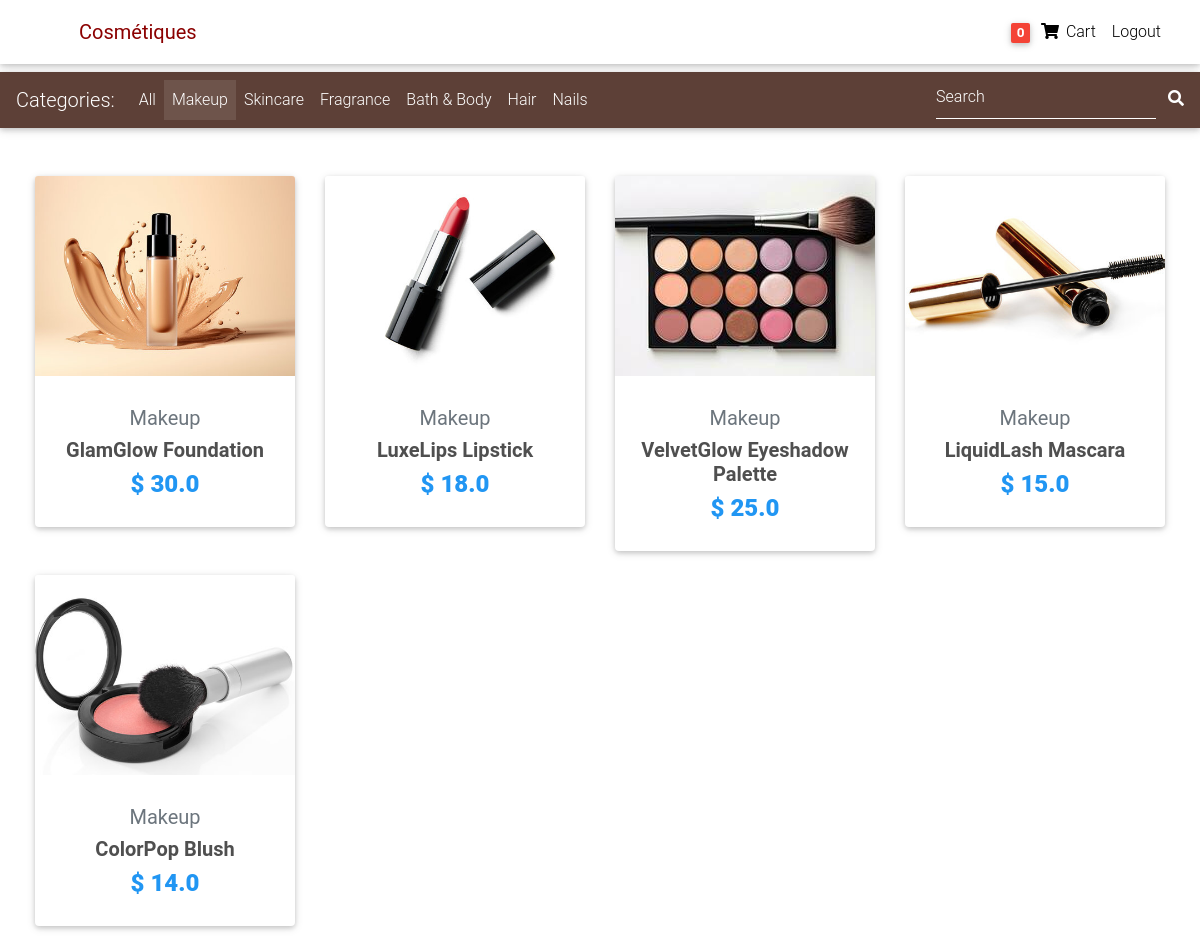
Screenshot of /category/M/ (signed in) with the database file from the repository.
### core/models.py (models this page shows, shortened)
class Item(models.Model):
    title = models.CharField(max_length=100)
    price = models.FloatField()
    category = models.CharField(choices=CHATEGORY_CHOICES, max_length=2)
    slug = models.SlugField(max_length=255,default="test-product")
    discount_price = models.FloatField(blank=True, null=True)
    description = models.TextField(default="This is a product description")
    image = models.ImageField(default='default.jpeg')
    additional_info = models.TextField(default="This is an additional information about the product")
    def get_absolute_url(self):
        return reverse("core:product", kwargs={
            'slug': self.slug
        })
    def get_category_display(self):
        return dict(CHATEGORY_CHOICES).get(self.category, "Unknown category")

### core/views.py (the view)
# urls.py: path('category/<category>/',get_category, name='category'),
def get_category(request, category):
    context = {
        'object_list': Item.objects.filter(category=category),
        'categories': CHATEGORY_CHOICES,
        'category': category
    }
    return render(request, 'category.html', context)

### core/templatetags/cart_template_tags.py (called while the page is built)
@register.filter
def cart_item_count(user):
    if user.is_authenticated:
        qs = Order.objects.filter(user=user, ordered=False)
        if qs.exists():
            return qs[0].items.count()
    return 0

### templates/category.html (shortened to what this page needs)
{% extends "base.html" %}
{% block content %}
  <main>
       <nav class="navbar navbar-expand-lg sticky-top navbar-dark mdb-color brown darken-2 mb-5 " >
        <span class="navbar-brand">Categories:</span>
        <div class="collapse navbar-collapse" id="basicExampleNav">
           <ul class="navbar-nav mr-auto">
            <li class="nav-item ">
                <a class="nav-link" href="{% url 'core:'%}">All <span class="sr-only">(current)</span></a>
            </li>
            {% for key, value in categories %}
                <li class="{% if key == category %} nav-item active {% endif %} nav-item">
                    <a class="nav-link" href="{% url 'core:category' key %}">{{ value }}</a>
                </li>
            {% endfor %}
        </ul>
          <form class="form-inline">
            <div class="md-form my-0">
              <input class="form-control mr-sm-2" type="text" placeholder="Search" aria-label="Search" name="search_parameter">
                 <span class="search-label-icon"  style="color: white" onclick="searchFunction()">
                       <i class="fas fa-search "></i>
             </span>
            </div>
          </form>
        </div>
      </nav>
<div style="padding-left: 35px; padding-right: 35px">
      <section class="text-center mb-4">
        <div class="row wow fadeIn">
          {% for item in object_list %}
          <div class="col-lg-3 col-md-6 mb-4">
            <div class="card">
              <div class="view overlay">
                  <img src="{{ item.image.url }}" class="card-img-top">
              </div>
              <div class="card-body text-center">
                  <h5 style="color: #6c757d">{{ item.get_category_display }}</h5>
                <h5>
                  <strong>
                    <a href="{{ item.get_absolute_url }}" class="dark-grey-text">{{ item.title }}
                    </a>
                  </strong>
                </h5>
                <h4 class="font-weight-bold blue-text">
                  <strong>$
                  {% if item.discount_price %}
                  {{ item.discount_price }}
                  {% else %}
                  {{ item.price }}
                  {% endif %}
                  </strong>
                </h4>
              </div>
            </div>
          </div>
          {% endfor %}
        </div>
      </section>
    </main>
{% endblock content %}

### templates/navbar.html (shortened to what this page needs)
{% load cart_template_tags %}
<nav class="navbar fixed-top navbar-expand-lg navbar-light white scrolling-navbar" >
    <div class="container-fluid ml-5">
      <a class="navbar-brand " href="/">
        <strong style="color: darkred">Cosmétiques</strong>
      </a>
      <div class="collapse navbar-collapse" id="navbarSupportedContent">
        <ul class="navbar-nav nav-flex-icons">
          {% if request.user.is_authenticated %}
        <li class="nav-item">
            <a href="{% url 'core:order-summary' %}" class="nav-link waves-effect">
              <span class="badge red z-depth-1 mr-1"> {{ request.user|cart_item_count }} </span>
              <i class="fas fa-shopping-cart"></i>
              <span class="clearfix d-none d-sm-inline-block"> Cart </span>
            </a>
          </li>
          <li class="nav-item">
            <a class="nav-link waves-effect" href="{% url 'account_logout' %}">
              <span class="clearfix d-none d-sm-inline-block"> Logout </span>
            </a>
          </li>
          {% endif %}
        </ul>
      </div>
    </div>
  </nav>

### templates/base.html (style rules this page uses)
html, body, header, .carousel { height: 60vh; }

### templates/category.html (style rules this page uses)
.view.overlay { margin-bottom: 10px; }
.card-img-top { height: 200px; width: 100%; object-fit: cover; }

### rows the page displays
Item: image (picture), category "Makeup", title "GlamGlow Foundation", discount_price "30.0"
Item: image (picture), category "Makeup", title "LuxeLips Lipstick", price "18.0"
Item: image (picture), category "Makeup", title "VelvetGlow Eyeshadow Palette", discount_price "25.0"
Item: image (picture), category "Makeup", title "LiquidLash Mascara", discount_price "15.0"
Item: image (picture), category "Makeup", title "ColorPop Blush", price "14.0"

### other values shown
{{ request.user|cart_item_count }} "0"
{{ value }} "Makeup" "Skincare" "Fragrance" "Bath & Body" "Hair" "Nails"
